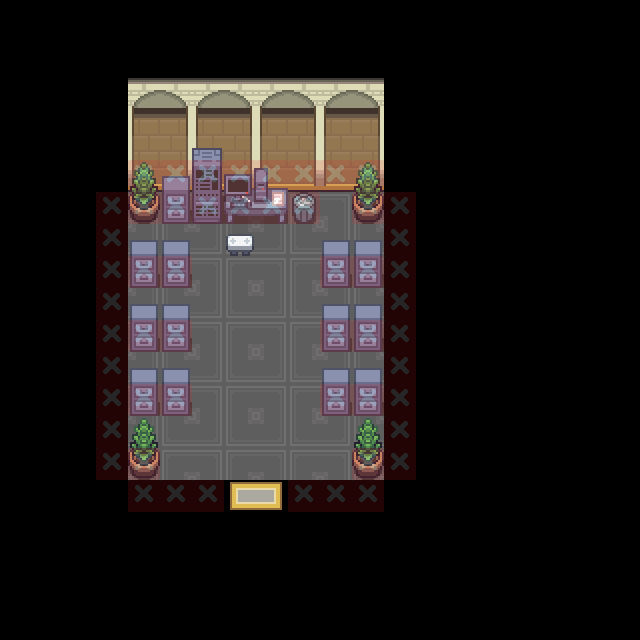

Below is a game level as drawn by its tile map, then a one-line description and the .tmx that defines it (tile-layer data replaced by summaries):
An orthogonal 20x20 tile map with 32x32 px tiles, 23 tile layers (Floor_0, Terrain_0, Watershore_0, Building_0, ...), 8 tilesets.

<map version="1.10" tiledversion="1.10.2" orientation="orthogonal" renderorder="right-down" width="20" height="20" tilewidth="32" tileheight="32" infinite="0" nextlayerid="36" nextobjectid="1">
 <tileset firstgid="1" source="../Tilesets/forest.tsx" />
 <tileset firstgid="5001" source="../Tilesets/passages.tsx" />
 <tileset firstgid="5145" source="../Tilesets/systemtags.tsx" />
 <tileset firstgid="5273" source="../Tilesets/terrain_tag.tsx" />
 <tileset firstgid="5289" source="../Tilesets/nature_basics.tsx" />
 <tileset firstgid="15273" source="../Tilesets/terrain_basics.tsx" />
 <tileset firstgid="21039" source="../Tilesets/common_assets.tsx" />
 <tileset firstgid="31023" source="../Tilesets/interiors.tsx" />
 <layer id="1" name="Floor_0" width="20" height="20">
  <data>[400 cells, 130 non-empty, 5 distinct tile ids]</data>
 </layer>
 <layer id="19" name="Terrain_0" width="20" height="20">
  <data>[400 cells, 0 non-empty, 0 distinct tile ids]</data>
 </layer>
 <layer id="35" name="Watershore_0" width="20" height="20">
  <data>[400 cells, 0 non-empty, 0 distinct tile ids]</data>
 </layer>
 <layer id="25" name="Building_0" width="20" height="20">
  <data>[400 cells, 32 non-empty, 8 distinct tile ids]</data>
 </layer>
 <layer id="9" name="Tree_0" width="20" height="20">
  <data>[400 cells, 0 non-empty, 0 distinct tile ids]</data>
 </layer>
 <layer id="21" name="Furniture_0" width="20" height="20">
  <data>[400 cells, 24 non-empty, 9 distinct tile ids]</data>
 </layer>
 <group id="2" name="Z=0" />
 <layer id="26" name="Building_1" width="20" height="20">
  <data>[400 cells, 0 non-empty, 0 distinct tile ids]</data>
 </layer>
 <layer id="10" name="Tree_1" width="20" height="20">
  <data>[400 cells, 0 non-empty, 0 distinct tile ids]</data>
 </layer>
 <layer id="22" name="Furniture_1" width="20" height="20">
  <data>[400 cells, 2 non-empty, 2 distinct tile ids]</data>
 </layer>
 <group id="3" name="Z=1" />
 <layer id="27" name="Building_2" width="20" height="20">
  <data>[400 cells, 0 non-empty, 0 distinct tile ids]</data>
 </layer>
 <layer id="11" name="Tree_2" width="20" height="20">
  <data>[400 cells, 0 non-empty, 0 distinct tile ids]</data>
 </layer>
 <layer id="23" name="Furniture_2" width="20" height="20">
  <data>[400 cells, 18 non-empty, 3 distinct tile ids]</data>
 </layer>
 <group id="4" name="Z=2" />
 <layer id="28" name="Building_3" width="20" height="20">
  <data>[400 cells, 0 non-empty, 0 distinct tile ids]</data>
 </layer>
 <layer id="12" name="Tree_3" width="20" height="20">
  <data>[400 cells, 0 non-empty, 0 distinct tile ids]</data>
 </layer>
 <layer id="24" name="Furniture_3" width="20" height="20">
  <data>[400 cells, 1 non-empty, 1 distinct tile ids]</data>
 </layer>
 <group id="5" name="Z=3" />
 <layer id="29" name="Building_4" width="20" height="20">
  <data>[400 cells, 0 non-empty, 0 distinct tile ids]</data>
 </layer>
 <layer id="13" name="Tree_4" width="20" height="20">
  <data>[400 cells, 0 non-empty, 0 distinct tile ids]</data>
 </layer>
 <layer id="34" name="Furniture_4" width="20" height="20">
  <data>[400 cells, 0 non-empty, 0 distinct tile ids]</data>
 </layer>
 <group id="6" name="Z=4" />
 <layer id="30" name="Building_5" width="20" height="20">
  <data>[400 cells, 0 non-empty, 0 distinct tile ids]</data>
 </layer>
 <layer id="32" name="Tree_5" width="20" height="20">
  <data>[400 cells, 0 non-empty, 0 distinct tile ids]</data>
 </layer>
 <layer id="33" name="Furniture_5" width="20" height="20">
  <data>[400 cells, 0 non-empty, 0 distinct tile ids]</data>
 </layer>
 <group id="31" name="Z=5" />
 <layer id="8" name="systemtags" width="20" height="20">
  <data>[400 cells, 0 non-empty, 0 distinct tile ids]</data>
 </layer>
 <layer id="7" name="passages" width="20" height="20" opacity="0.15">
  <data>[400 cells, 53 non-empty, 1 distinct tile ids]</data>
 </layer>
</map>
